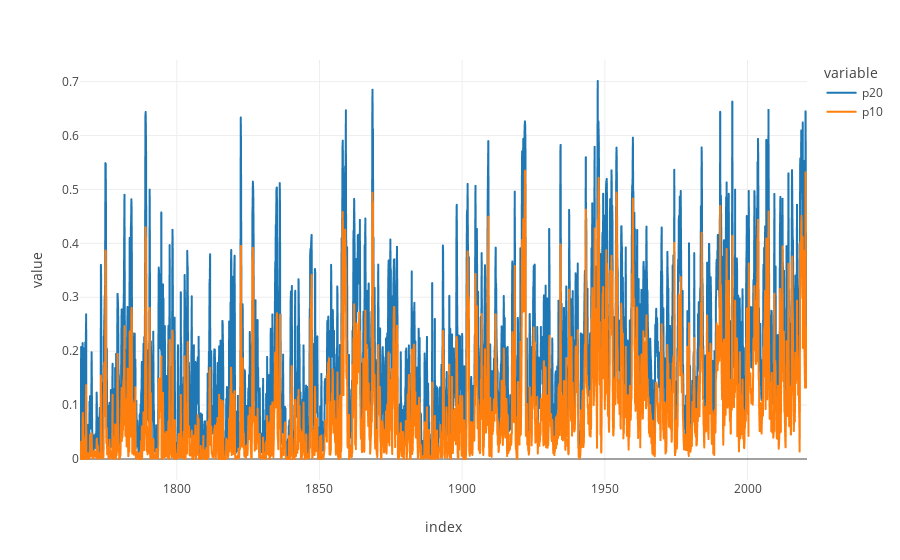

Notebook source saved alongside this figure:
### Code cell
px.line(drought, template='none')

### Figure 1 — Plotly figure (JSON) as saved in the notebook; plotly's stock layout.template omitted (floating-point values rounded to 4 significant figures; data arrays with more than 128 entries replaced by an {"elided": "..."} marker saying what was removed)
{"data": [{"hovertemplate": "variable=p20<br>index=%{x}<br>value=%{y}<extra></extra>", "legendgroup": "p20", "line": {"color": "#1F77B4", "dash": "solid"}, "mode": "lines", "name": "p20", "showlegend": true, "type": "scattergl", "x": {"elided": "3058 str values"}, "xaxis": "x", "y": {"elided": "3058 float values"}, "yaxis": "y"}, {"hovertemplate": "variable=p10<br>index=%{x}<br>value=%{y}<extra></extra>", "legendgroup": "p10", "line": {"color": "#FF7F0E", "dash": "solid"}, "mode": "lines", "name": "p10", "showlegend": true, "type": "scattergl", "x": {"elided": "3058 str values"}, "xaxis": "x", "y": {"elided": "3058 float values"}, "yaxis": "y"}], "layout": {"autosize": true, "legend": {"title": {"text": "variable"}, "tracegroupgap": 0}, "margin": {"t": 60}, "xaxis": {"anchor": "y", "autorange": true, "domain": [0, 1], "range": ["1766-01-31", "2020-10-31"], "title": {"text": "index"}, "type": "date"}, "yaxis": {"anchor": "x", "autorange": true, "domain": [0, 1], "range": [-0.03895, 0.7401], "title": {"text": "value"}, "type": "linear"}}}
